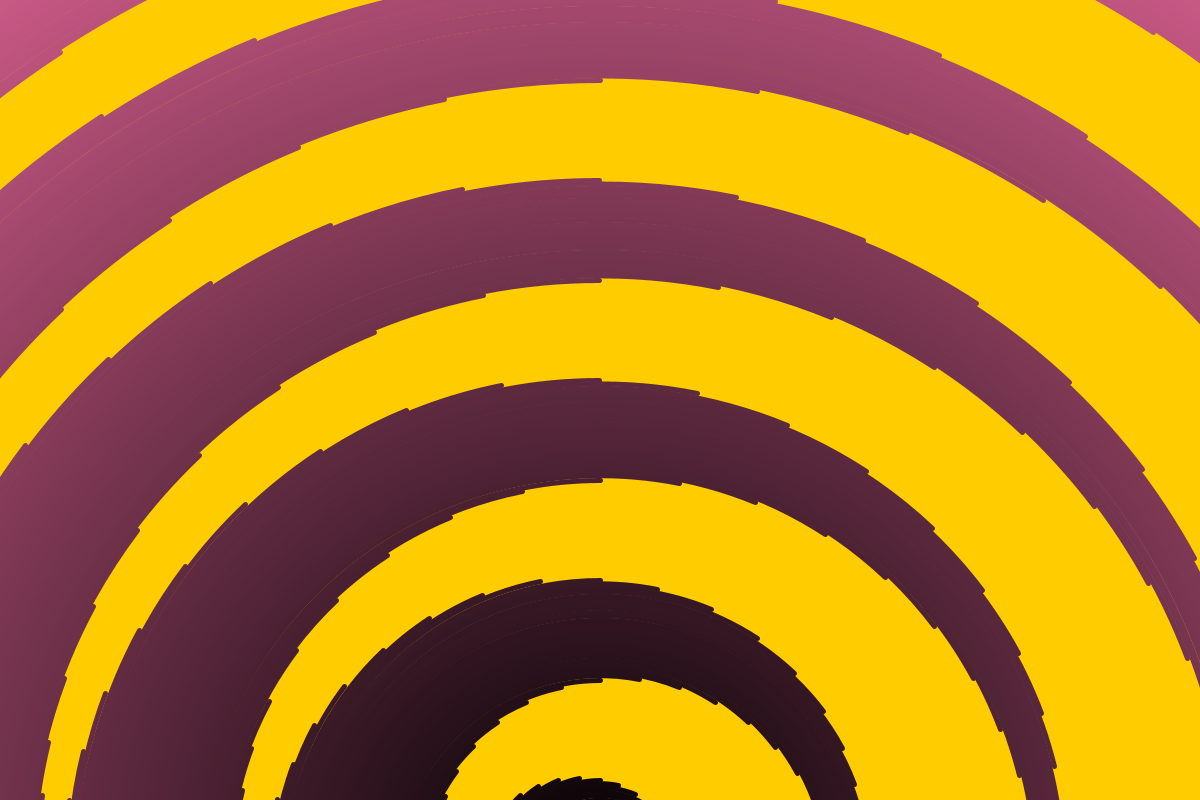
Frame 1 (no input)
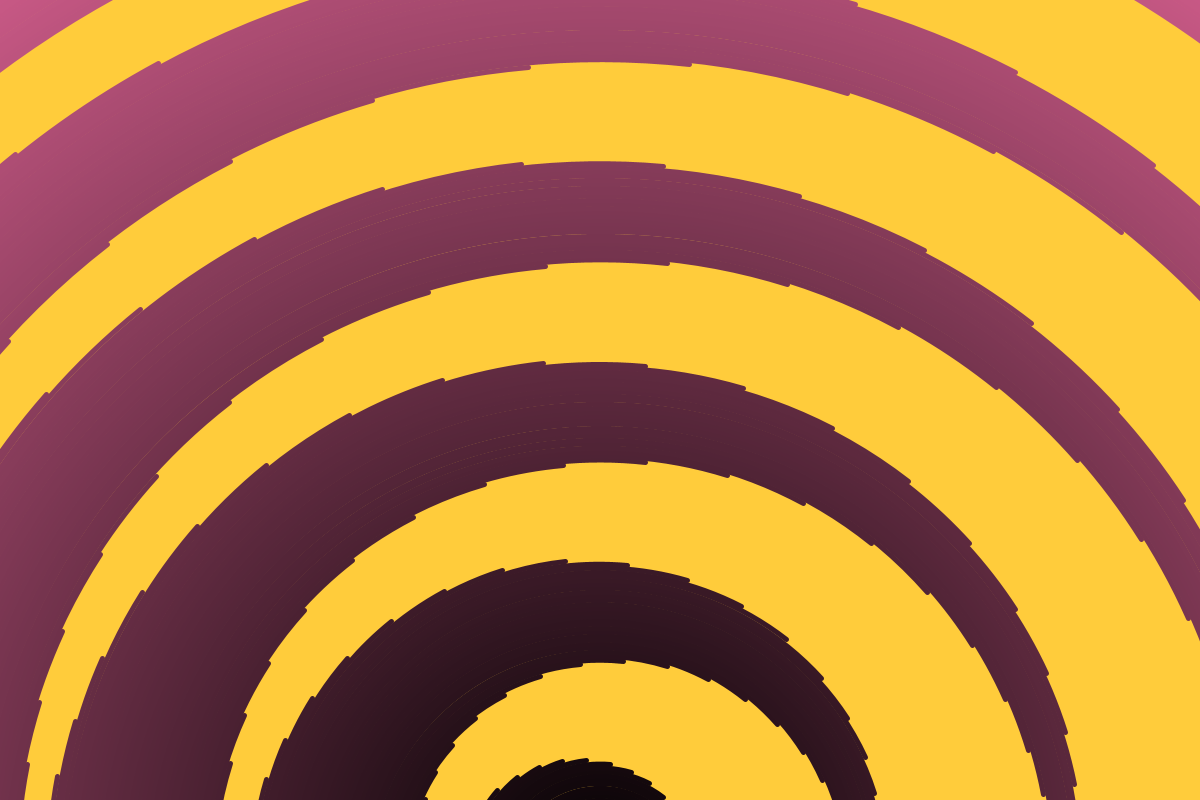
Frame 60 (the mouse pressed at the canvas centre just before this capture)
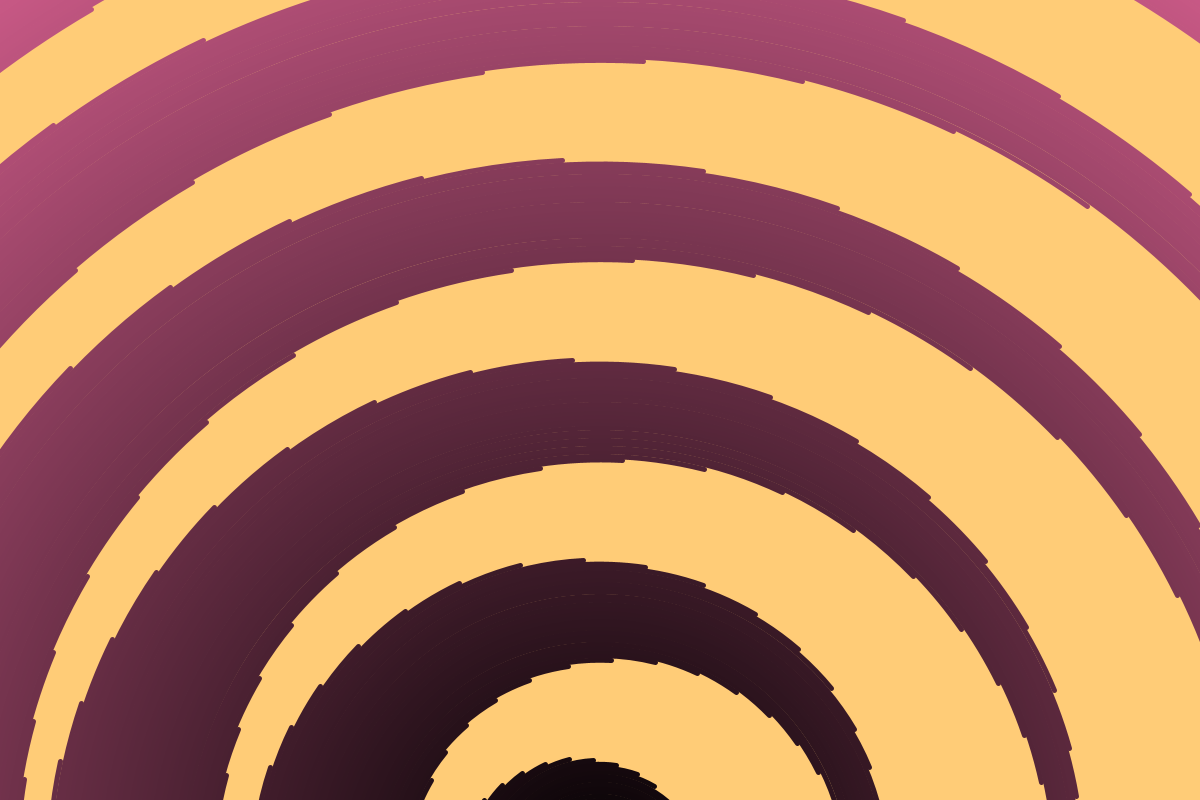
Frame 120 (the mouse held since frame 60 and released just before this capture)

The Processing sketch that drew these frames (run headless with seeded random() and noise(); from frame 60 on, the mouse is pressed at the canvas centre):

// Processing sketch: processing_186328
// ── processing_186328.pde

int num =500;
float step, sz, offSet, theta;
int c = 0, dir = 1;
 
void setup() {
  size(1200, 800);
  strokeWeight(5);
  step = 2;
  
}
 
void draw() {
  if(c > 255){
    dir = -1;
  }
  
  if(c < 0){
    dir = 1;
  }
  background(255, 204, c);
  translate(width/2, height*1.1);
  for (int i=0; i<num; i++) {
    stroke(i*.75, i/3, i/2);
    noFill();
    sz = i*step*4;
    float offSet = TWO_PI/(num/10)*i;
    float arcEnd = map(sin(theta+offSet),-1,1, PI, TWO_PI);
    arc(0, 0, sz, sz, PI, arcEnd);
  }
  colorMode(RGB);
  resetMatrix();
  theta += .523;
   c += dir;
}
